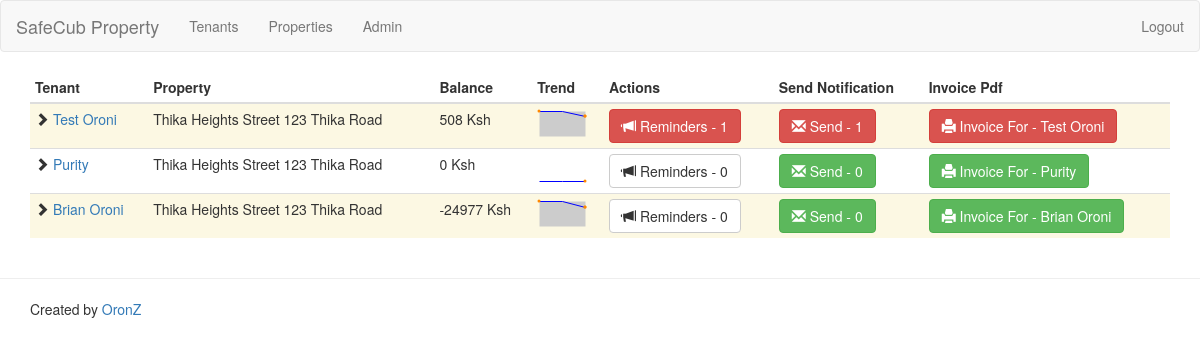
The page /main/ (signed in) on the database its author committed.
### tenants/models.py (models this page shows, shortened)
class Tenant(models.Model):
    property = models.ForeignKey(
        Property,
        verbose_name=Property._meta.verbose_name,
        on_delete=models.PROTECT)
    name = models.CharField(_("name"), max_length=255)
    tenancy_begin_date = models.DateField(
        _("tenancy begin date"))
    tenancy_end_date = models.DateField(
        _("tenancy end date"), blank=True, null=True)
    deposit = models.DecimalField(
        _("deposit"), max_digits=7, decimal_places=2,
        help_text=_(
            'A sum of money asked to tenant on day 1. '
            'It is payed back in full on the final day of the tenancy'),
        validators=[MinValueValidator(0)], default=0)
    contact_info = models.TextField(_("contact info"), blank=True)
    notes = models.TextField(_("notes"), blank=True)
    def cashflows(self, date_until=None):
        if date_until is None:
            date_until = date.today()
        rents = revisions_to_cashflows(
            date_until, self.rentrevision_set.all())
        payments = payments_to_cashflows(
            date_until, self.payment_set.all(), Payment)
        refunds = payments_to_cashflows(
            date_until, self.refund_set.all(), Refund, negate=True)
        discounts = payments_to_cashflows(
            date_until, self.discount_set.all(), Discount)
        fees = payments_to_cashflows(
            date_until, self.fee_set.all(), Fee, negate=True)
        deposit_cashflows = self.deposit_cashflows(date_until)
        non_sorted = itertools.chain.from_iterable([
            payments, refunds, rents, fees, discounts, deposit_cashflows])
        date_sorted = sorted(non_sorted, key=attrgetter('date', 'amount'))
        result = []
        balance = 0
        for c in date_sorted:
            balance += c.amount
            result.append(
                CashflowAndBalance(c.date, c.amount, c.description, balance))
        return reversed(result)
    def deposit_cashflows(self, date_until):
        result = [Cashflow(
            self.tenancy_begin_date, -self.deposit, _('deposit'))]
        if self.has_left(date_until):
            result.append(Cashflow(
                self.tenancy_end_date, self.deposit, _('deposit refund')))
        return result
    def trend(self):
        return moving_average(date.today(), list(self.cashflows()), 3)
    def balance(self):
        return sum([int(c.amount) for c in self.cashflows()])
    def has_left(self, date_until=None):
        if date_until is None:
            date_until = date.today()
        return (
            self.tenancy_end_date is not None
            and date_until > self.tenancy_end_date)
    def rent(self):
        query_set = self.rentrevision_set.all()
        result = query_set.aggregate(Max('rent'))['rent__max']
        if result is None:
            result = 0
        return result
    balance.short_description = _("balance")
    def expired_reminders_count(self):
        return (
            self.reminder_set
            .filter(read=False)
            .filter(date__lte=date.today())
            .count())
    def pending_reminders_count(self):
        return (
            self.reminder_set
            .filter(read=False)
            .count())
    class Meta:
        verbose_name = _("tenant")
        verbose_name_plural = _("tenants")
        ordering = ['tenancy_end_date', 'name']

class RentRevision(models.Model):
    tenant = models.ForeignKey(Tenant, verbose_name=Tenant._meta.verbose_name,on_delete=models.PROTECT)
    start_date = models.DateField(_("start date"))
    end_date = models.DateField(
        _("end date"), blank=True, null=True, help_text=_(
            "date at which the rent generation should stop (non-inclusive)"))
    rent = models.DecimalField(
        _("monthly rent"), max_digits=7, decimal_places=2,
        validators=[MinValueValidator(0)])
    provision = models.DecimalField(
        _("monthly provision"), max_digits=7, decimal_places=2,
        validators=[MinValueValidator(0)])
    class Meta:
        verbose_name = _("rent revision")
        verbose_name_plural = _("rent revisions")
        ordering = ['-start_date']

class Payment(models.Model):
    description = models.CharField(
        _("description"), max_length=1024)
    tenant = models.ForeignKey(Tenant, verbose_name=Tenant._meta.verbose_name,on_delete=models.PROTECT)
    date = models.DateField(_("date"))
    amount = models.DecimalField(
        _("amount"), max_digits=7, decimal_places=2,
        validators=[MinValueValidator(0)])
    class Meta:
        verbose_name = _("payment received from tenant")
        verbose_name_plural = _("payments received from tenant")
        ordering = ['-date']

class Fee(models.Model):
    description = models.CharField(_("description"), max_length=255)
    tenant = models.ForeignKey(Tenant, verbose_name=Tenant._meta.verbose_name,on_delete=models.PROTECT)
    date = models.DateField(_("date"))
    amount = models.DecimalField(
        _("amount"), max_digits=7, decimal_places=2,
        validators=[MinValueValidator(0)], default=0)
    class Meta:
        verbose_name = _("one-time fee")
        verbose_name_plural = _("one-time fees")
        ordering = ['-date']

class Discount(models.Model):
    description = models.CharField(_("description"), max_length=255)
    tenant = models.ForeignKey(Tenant, verbose_name=Tenant._meta.verbose_name,on_delete=models.PROTECT)
    date = models.DateField(_("date"))
    amount = models.DecimalField(
        _("amount"), max_digits=7, decimal_places=2,
        validators=[MinValueValidator(0)], default=0)
    class Meta:
        verbose_name = _("one-time discount")
        verbose_name_plural = _("one-time discount")
        ordering = ['-date']

### property/models.py (models this page shows)
class Property(models.Model):
    name = models.CharField(_("name"), max_length=255)
    prop_type=models.ForeignKey(PropertyType,on_delete=models.PROTECT)
    location = models.ForeignKey(
        property_location,
        verbose_name=property_location._meta.verbose_name,
        blank=True, null=True, on_delete=models.PROTECT)
    address = models.TextField(_("address"))
    notes = models.TextField(_("notes"), blank=True)
    area = models.DecimalField(
        _("surface area"), max_digits=7, decimal_places=2,
        validators=[MinValueValidator(0)])
    rooms = models.DecimalField(
        _("number of rooms"), max_digits=2, decimal_places=0,
        validators=[MinValueValidator(1)])
    price=models.DecimalField(max_digits=7, decimal_places=2,
        validators=[MinValueValidator(0)])
    class Meta:
        verbose_name = _("property")
        verbose_name_plural = _("properties")
        ordering = ['name']
    def __str__(self):
        return u'{}\n{}'.format(self.name, self.address)

### tenants/views.py (the view)
# urls.py: path('main/', include('tenants.urls')),
@login_required
def tenants(request):
    result = []
    tenants = (
        Tenant.objects.all()
        .prefetch_related('reminder_set'))
    for t in tenants:
        rounded_trend = [round(v, 2) for v in t.trend()]
        print(rounded_trend)
        current_trend = rounded_trend[-1]
        float_rent = float(t.rent())
        if current_trend < -1.2 * float_rent:
            css = "danger"
        elif current_trend < -0.2 * float_rent:
            css = "warning"
        else:
            css = ""
        if t.has_left():
            css += " gone"
        expired = t.expired_reminders_count()
        if expired > 0:
            reminder_css = "btn-danger"
            reminders_count = expired
        else:
            reminder_css = ""
            reminders_count = t.pending_reminders_count()
        result.append({
            "tenant": t,
            "css": css,
            "normal_min": json.dumps(float_rent),
            "trend": json.dumps(rounded_trend),
            "reminder_css": reminder_css,
            "reminders_count": reminders_count
        })
    context = {'tenants': result}
    return render(request, 'main/tenants.html', context)

### tenants/models.py (called while the page is built)
def payments_to_cashflows(
        date, payments, model_class, negate=False):
    for p in payments:
        if p.date > date:
            continue
        model_class_label = model_class._meta.verbose_name
        if p.description:
            d = _('%(model_class)s "%(description)s"') % {
                'model_class': model_class_label,
                'description': p.description}
        else:
            d = model_class_label
        yield Cashflow(p.date, -p.amount if negate else p.amount, d)

def first_of_month_range(start_date, end_date):
    start_index = 12*start_date.year + start_date.month
    end_index = 12*end_date.year + end_date.month
    for index in range(start_index, end_index):
        month = (index - 1) % 12 + 1
        year = (index - 1) // 12
        yield date(year, month, 1)

def fractional_amount(amount, days, month_days):
    return Decimal(amount * days // month_days).quantize(TWOPLACES)

def revision_to_cashflows(rev, end_date):
    if rev.end_date is not None:
        end_date = next_month(rev.end_date)
    result = []
    for first_of_month in first_of_month_range(rev.start_date, end_date):
        start = max(first_of_month, rev.start_date)
        end = next_month(first_of_month)
        if rev.end_date is not None:
            end = min(end, rev.end_date)
        delta = end - start
        total_days = monthrange(first_of_month.year, first_of_month.month)[1]
        rent = fractional_amount(-rev.rent, delta.days, total_days)
        result.append(Cashflow(first_of_month, rent, _("rent")))
        if rev.provision != 0:
            p = fractional_amount(-rev.provision, delta.days, total_days)
            result.append(Cashflow(
                first_of_month, p, _("provision")))
    return result

def revisions_to_cashflows(date, revisions):
    date = next_month(date)
    result = map(lambda r: revision_to_cashflows(r, date), revisions)
    joined_result = itertools.chain.from_iterable(result)
    return [c for c in joined_result if c.date < date]

def next_month(date, increment=1):
    date = date.replace(day=1)
    return add_month(date, increment)

def add_month(d, increment=1):
    month = d.month - 1 + increment
    year = d.year + month //12
    month = month % 12 + 1
    day = d.day
    max_day = monthrange(year, month)[1]
    day = min(day, max_day)
    return date(month=month, year=year, day=day)

### templates/main/tenants.html (shortened to what this page needs)
{% extends "base.html" %}
{% load lineage %}
{% load i18n %}
{% load static %}
{% block content %}
	<table class="table table-condensed table-hover sortable">
		<thead>
			<tr>
				<th>{% trans "tenant"|title %}</th>
				<th>{% trans "property"|title %}</th>
				<th>{% trans "balance"|title %}</th>
				<th>{% trans "trend"|title %}</th>
				<th>{% trans "actions"|title %}</th>
				<th>{% trans "send notification"|title %}</th>
				<th>{% trans "Invoice PDF"|title %}</th>
			</tr>
		</thead>
		<tbody>
		{% for t in tenants %}
		<tr class="{{ t.css }}">
			<td>
				<span class="glyphicon glyphicon-chevron-right"></span>
				<a href="{% url 'admin:tenants_tenant_change' t.tenant.id %}">{{ t.tenant.name }}</a>
			</td>
			<td>{{ t.tenant.property }}</td>
			<td>{{ t.tenant.balance }} Ksh</td>
			<td>
				<span class="trend" normal-min="{{ t.normal_min }}"> {{ t.trend }}</span>
			</td>
			<td>
				<a href="{% url 'admin:tenants_reminder_change' t.tenant.id %}" class="btn btn-default reminders {{t.reminder_css}}"><span class="glyphicon glyphicon-bullhorn"></span> {% trans "reminders"|title %} - {{t.reminders_count}}</a>
		       	</td>
		       	<td>
				<a href="{% url 'admin:tenants_reminder_change' t.tenant.id %}" class="btn btn-success send
				 {{t.reminder_css}}"><span class="glyphicon glyphicon-envelope"></span> {% trans "Send"|title %} - {{t.reminders_count}}</a>
		       	</td>
		       	<td>
				<a href="{% url 'admin:tenants_reminder_change' t.tenant.id %}" class="btn btn-success Invoice PDF
				 {{t.reminder_css}}"><span class="glyphicon glyphicon-print"></span> {% trans "Invoice for"|title %} - {{t.tenant.name}}</a>
		       	</td>
		</tr>
		{% endfor %}
		</tbody>
	</table>
{% endblock %}

### rows shown on the page
Tenant: tenant.name "Test Oroni", tenant.property "Thika Heights Street 123 Thika Road", tenant.balance "508", reminders_count "1"
Tenant: tenant.name "Purity", tenant.property "Thika Heights Street 123 Thika Road", tenant.balance "0", reminders_count "0"
Tenant: tenant.name "Brian Oroni", tenant.property "Thika Heights Street 123 Thika Road", tenant.balance "-24977", reminders_count "0"
